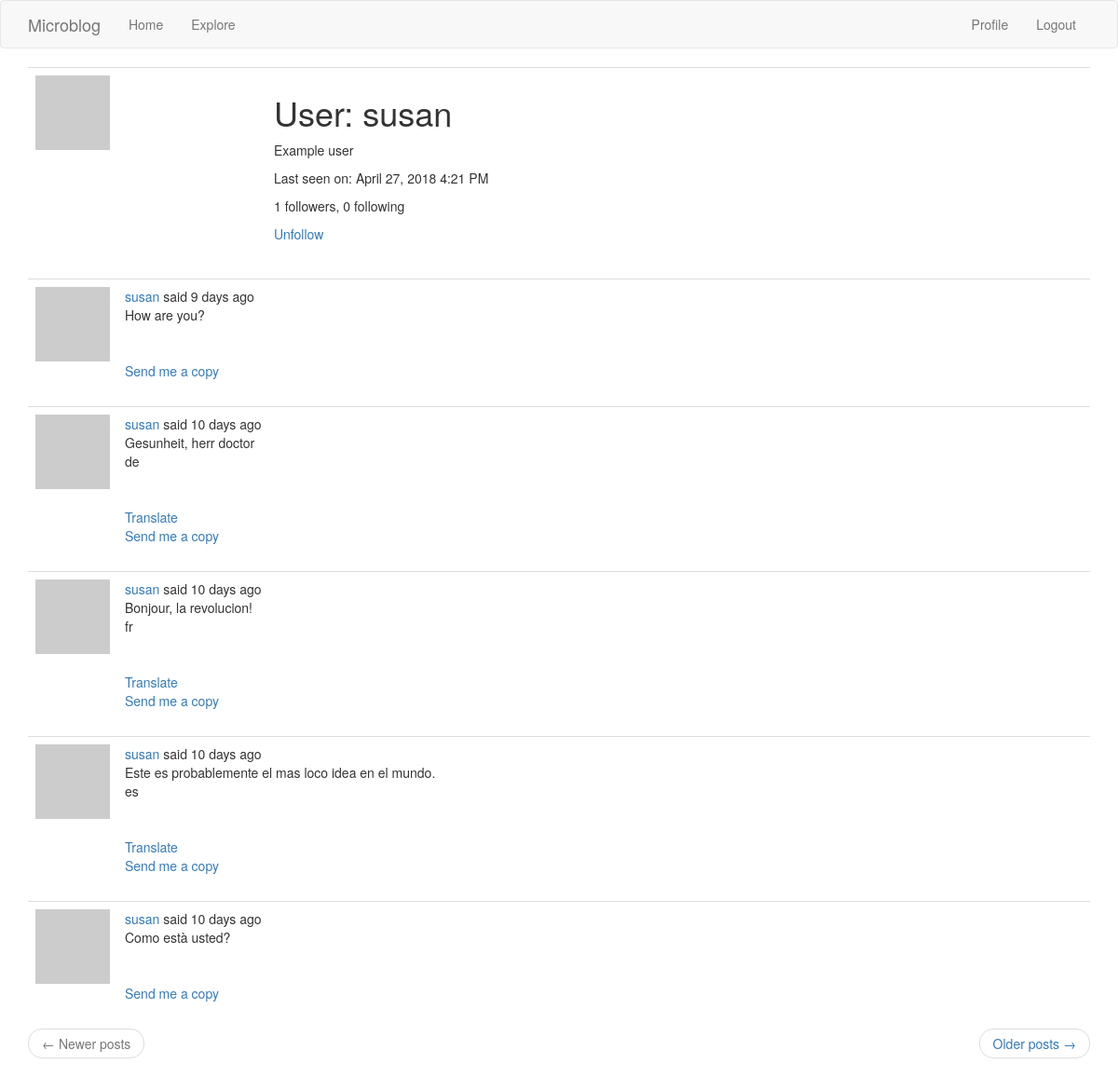
/user/susan (signed in), run on the app's committed database.
### app/models.py (models this page shows, shortened)
class User(UserMixin, db.Model):
    id = db.Column(db.Integer, primary_key=True)
    username = db.Column(db.String(64), index=True, unique=True)
    email = db.Column(db.String(120), index=True, unique=True)
    password_hash = db.Column(db.String(128))
    posts = db.relationship('Post', backref='author', lazy='dynamic')
    about_me = db.Column(db.String(140))
    last_seen = db.Column(db.DateTime, default=datetime.utcnow)
    zipcode = db.Column(db.Integer)
    image_filename = db.Column(db.String, default=None, nullable=True)
    image_url = db.Column(db.String, default=None, nullable=True)
    followed = db.relationship(
        'User', secondary=followers,
        primaryjoin=(followers.c.follower_id == id),
        secondaryjoin=(followers.c.followed_id == id),
        backref=db.backref('followers', lazy='dynamic'), lazy='dynamic')
    def avatar(self, size):
        digest = md5(self.email.lower().encode('utf-8')).hexdigest()
        return 'https://www.gravatar.com/avatar/{}?d=identicon&s={}'.format(
            digest, size)
    def is_following(self, user):
        return self.followed.filter(
            followers.c.followed_id == user.id).count() > 0

class Post(db.Model):
    id = db.Column(db.Integer, primary_key=True)
    body = db.Column(db.String(140))
    timestamp = db.Column(db.DateTime, index=True, default=datetime.utcnow)
    user_id = db.Column(db.Integer, db.ForeignKey('user.id'))
    language = db.Column(db.String(5))

### app/routes.py (the view)
@app.route('/user/<username>')
@login_required
def user(username):
    user = User.query.filter_by(username=username).first_or_404()
    page = request.args.get('page', 1, type=int)
    posts = user.posts.order_by(Post.timestamp.desc()).paginate(
        page, app.config['POSTS_PER_PAGE'], False)
    zipcode = user.zipcode
    if zipcode:
        api = 'http://api.openweathermap.org/data/2.5/weather?zip={},us{}'.format(zipcode, app.config['WEATHERAPIKEY'])
        r = requests.get(api)
        if r.status_code == 200:
            weather = r.json()
            temp = round(weather['main']['temp'] - 273.15, 1)
        else:
            return _('Error, the weather service failed.')
    else:
        weather = 'weather'
        temp = 'temp'
    next_url = url_for('user', username=user.username, page=posts.next_num) \
        if posts.has_next else None
    prev_url = url_for('user', username=user.username, page=posts.prev_num) \
        if posts.has_prev else None
    return render_template('user.html', user=user, posts=posts.items,
                           next_url=next_url, prev_url=prev_url, weather=weather,
                           temp=temp)

### app/models.py (called while the page is built)
@login.user_loader
def load_user(id):
    return User.query.get(int(id))

### app/routes.py (called while the page is built)
@app.before_request
def before_request():
    if current_user.is_authenticated:
        current_user.last_seen = datetime.utcnow()
        db.session.commit()
    g.locale = str(get_locale())

### app/templates/user.html (shortened to what this page needs)
{% extends "base.html" %}
{% block app_content %}
    <table class="table table-hover">
        <tr>
            {% if user.image_url %}
            <td><div width="256px" class="photo"><img src="{{ user.image_url }}"></div>
            <td><div width="256px" class="avatar"><img src="{{ user.avatar(256) }}"></div>
            </td>
            {% else %}
            <td width="256px"><img src="{{ user.avatar(256) }}">
            </td>
            {% endif %}
            <td>
                <h1>{{ _('User') }}: {{ user.username }}</h1>
                {% if user.about_me %}<p>{{ user.about_me }}</p>{% endif %}
                {% if user.last_seen %}
                <p>{{ _('Last seen on') }}: {{ moment(user.last_seen).format('LLL') }}</p>
                {% endif %}
                <p>{{ _('%(count)d followers', count=user.followers.count()) }}, {{ _('%(count)d following', count=user.followed.count()) }}</p>
                {% if user == current_user %}
                <p><a href="{{ url_for('edit_profile') }}">{{ _('Edit your profile') }}</a></p>
                {% if user.image_url %}
                    <button class="avatar" type="button" class="btn btn-outline-secondary">Show uploaded photo</button>
                    <button class="photo" type="button" class="btn btn-outline-secondary">Show avatar photo</button>
                {% endif %}
                {% elif not current_user.is_following(user) %}
                <p><a href="{{ url_for('follow', username=user.username) }}">{{ _('Follow') }}</a></p>
                {% else %}
                <p><a href="{{ url_for('unfollow', username=user.username) }}">{{ _('Unfollow') }}</a></p>
                {% endif %}
            </td>
            <td>
            </td>
        </tr>
    </table>
    {% for post in posts %}
        {% include '_post.html' %}
    {% endfor %}
    <nav aria-label="...">
        <ul class="pager">
            <li class="previous{% if not prev_url %} disabled{% endif %}">
                <a href="{{ prev_url or '#' }}">
                    <span aria-hidden="true">&larr;</span> {{ _('Newer posts') }}
                </a>
            </li>
            <li class="next{% if not next_url %} disabled{% endif %}">
                <a href="{{ next_url or '#' }}">
                    {{ _('Older posts') }} <span aria-hidden="true">&rarr;</span>
                </a>
            </li>
        </ul>
    </nav>
{% endblock %}

### app/templates/base.html (shortened to what this page needs)
{% extends 'bootstrap/base.html' %}
{% block navbar %}
    <nav class="navbar navbar-default">
        <div class="container">
            <div class="navbar-header">
                <a class="navbar-brand" href="{{ url_for('index') }}">Microblog</a>
            </div>
            <div class="collapse navbar-collapse" id="bs-example-navbar-collapse-1">
                <ul class="nav navbar-nav">
                    <li><a href="{{ url_for('index') }}">{{ _('Home') }}</a></li>
                    <li><a href="{{ url_for('explore') }}">{{ _('Explore') }}</a></li>
                </ul>
                <ul class="nav navbar-nav navbar-right">
                    {% if current_user.is_anonymous %}
                    <li><a href="{{ url_for('login') }}">{{ _('Login') }}</a></li>
                    {% else %}
                    <li><a href="{{ url_for('user', username=current_user.username) }}">{{ _('Profile') }}</a></li>
                    <li><a href="{{ url_for('logout') }}">{{ _('Logout') }}</a></li>
                    {% endif %}
                </ul>
            </div>
        </div>
    </nav>
{% endblock %}
{% block content %}
    <div class="container">
        {% block app_content %}{% endblock %}
    </div>
{% endblock %}

### app/templates/_post.html (shortened to what this page needs)
    <table class="table table-hover">
        <tr>
            <td width="70px">
                <a href="{{ url_for('user', username=post.author.username) }}">
                    {% if ((current_user.username == post.author.username) and post.author.image_url)%}
                    <div class="photo"><img src="{{ post.author.image_url }}" style="width:50px;height:50px;"></div>
                    <div class="avatar"><img src="{{ post.author.avatar(70) }}"></div>
                    {% else %}
                    <div><img src="{{ post.author.avatar(70) }}"></div>
                    {% endif %}
                </a>
            </td>
            <td>
                {{ _('%(username)s said %(when)s',
                    username=user_link, when=moment(post.timestamp).fromNow()) }}
                <br>
                <span id="post{{ post.id }}">{{ post.body }}</span>
                <br>
                <span>{{post.language}}</span>
                <br>
                {% if post.language and post.language != g.locale %}
                <br><br>
                <span id="translation{{ post.id }}">
                    <a href="javascript:translate(
                                '#post{{ post.id }}',
                                '#translation{{ post.id }}',
                                '{{ post.language }}',
                                '{{ g.locale }}');">{{ _('Translate') }}</a>
                </span>
                {% endif %}
                <br>
                <span id="send_copy{{ post.id }}">
                        <a href="javascript:send_copy(
                            '#post{{ post.id }}',
                            '#send_copy{{ post.id }}',
                            '#author{{ post.id }}'
                        );">{{ _('Send me a copy') }}</a>
                    </span>
                </td>
        </tr>
    </table>

### data on the page
User: username "susan", about_me "Example user", last_seen "April 27, 2018 4:21 PM"
Post: body "How are you?"
Post: body "Gesunheit, herr doctor", language "de"
Post: body "Bonjour, la revolucion!", language "fr"
Post: body "Este es probablemente el mas loco idea en el mundo.", language "es"
Post: body "Como està usted?"
